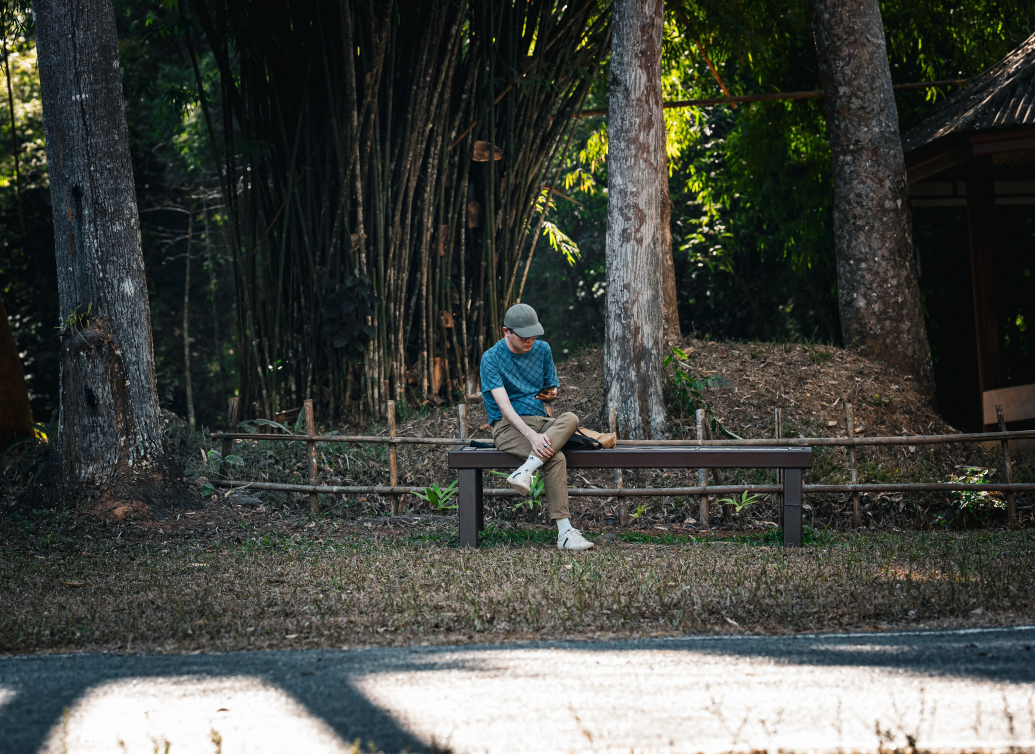
#> input picture Computer Vision lab expeiments/exp 11/image.jpg, 5175 x 3769 px (shown at 1/5 size)
$ python py.py
#> lines starting #> are read from the running program, lines starting #| are printed output that depends on the picture
import cv2

img = cv2.imread("image.jpg")
#> img is the input picture: shape (3769, 5175, 3); mean B, G, R 65.5, 70.9, 67.8

if img is None:
    print("Image not found!")
else:
    # Reduce image size to 400 x 300 pixels
    img = cv2.resize(img, (400, 300))
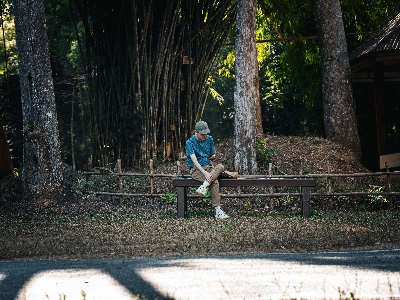
#> img: shape (300, 400, 3); mean B, G, R 65.4, 70.8, 67.6

    result = cv2.rotate(img, cv2.ROTATE_180)
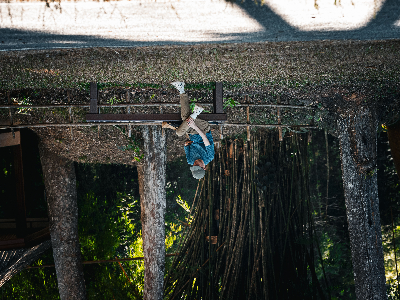
#> result: shape (300, 400, 3); mean B, G, R 65.4, 70.8, 67.6

    cv2.imshow("Original Image", img)
    cv2.imshow("180 Degree Rotation", result)

    cv2.waitKey(0)
    cv2.destroyAllWindows()
